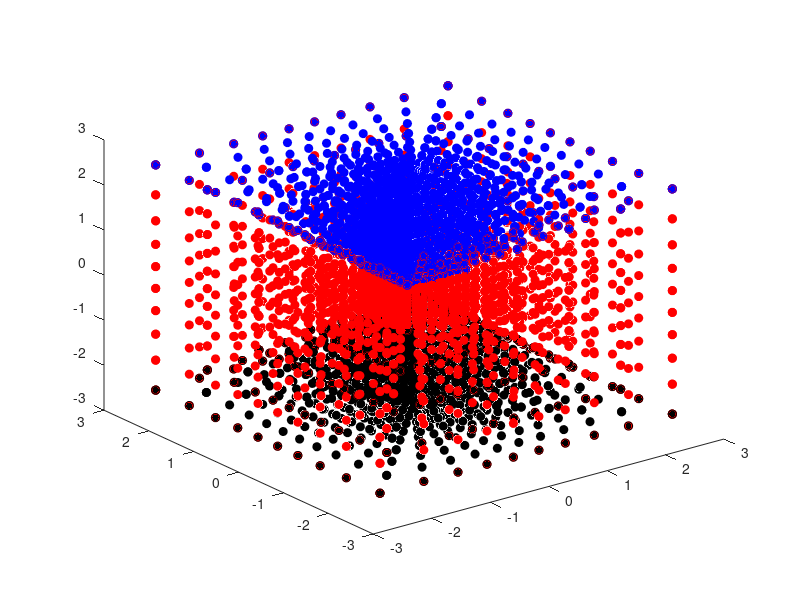

Write the MATLAB code that produced this figure.
function cube_integral_test

% This function creates a cube based in spherical co-ordinates and then
% plots in cartesian co-ordinates. The cube is divided into 4 pyramid. 
% Each pyramid has a top, middle and bottom component as per the figure.
% The script also uses a quadrature based method to verify the volume (element)
% using integration in the spherical co-ordinate system. 

% CONVENTION NOTE. Phi is azimuth angle measured in radians. Theta is
% elevation from negative Z axis. This convention is carried forward in
% sph2cart

phi_min   = [-pi/4 pi/4   3/4*pi 5/4*pi];
phi_max   = [pi/4  3/4*pi 5/4*pi 7/4*pi];
phi_mid   = [0     pi/2   pi     6/4*pi];

A         = 5;
S         = 10;
fun       = @(phi,theta,r) r.^2.*sin(theta);

%% Middle
theta_min = @(phi,pm) atan(sec(phi-pm)); 
theta_max = @(phi,pm) pi-atan(sec(phi-pm));
r         = @ (phi,theta,AA,pm) AA./(2.*cos(phi-pm).*sin(theta));

%% Top
theta_min_t = @(phi,pm) pi - atan(sec(phi-pm));
theta_max_t = pi;
r_t         = @ (phi,theta,AA) AA./(2.*cos(pi-theta));

%% Bottom

theta_min_b = 0;
theta_max_b = @(phi,pm) atan(sec(phi-pm));
r_b         = @ (phi,theta,AA) AA./(2.*cos(theta));

%%

figure;

for n = 1:numel(phi_min)
phi         = repmat(linspace(phi_min(n),phi_max(n),S),S,1);
theta_MIN   = theta_min(phi(1,:),phi_mid(n));
theta_MAX   = theta_max(phi(1,:),phi_mid(n));
       
theta_MIN_t = theta_min_t(phi(1,:),phi_mid(n));
theta_MAX_b = theta_max_b(phi(1,:),phi_mid(n));

thetas    = []; thetas_b = []; thetas_t = [];
for j     = 1:numel(theta_MIN)
          thetas   = [thetas,linspace(theta_MIN(j),theta_MAX(j),S)'];
          thetas_b = [thetas_b,linspace(theta_min_b,theta_MAX_b(j),S)'];
          thetas_t = [thetas_t,linspace(theta_MIN_t(j),theta_max_t,S)'];
end
%%
M       = v2mat(1:5,size(phi));
phi     = repmat(phi,[1 1 size(M,3)]);
thetas  = repmat(thetas,[1 1 size(M,3)]);
thetas_b  = repmat(thetas_b,[1 1 size(M,3)]);
thetas_t  = repmat(thetas_t,[1 1 size(M,3)]);

R         = r(phi,thetas,M,phi_mid(n));
R_t       = r_t(phi,thetas_t,M);
R_b       = r_b(phi,thetas_b,M);

[x,y,z]      = sph2cart(phi,thetas-pi/2,R);
[xt,yt,zt]   = sph2cart(phi,thetas_t-pi/2,R_t);
[xb,yb,zb]   = sph2cart(phi,thetas_b-pi/2,R_b);

plot3(x(:),y(:),z(:),'ro','MarkerFaceColor','r');hold on;
plot3(xt(:),yt(:),zt(:),'bo','MarkerFaceColor','b');hold on;
plot3(xb(:),yb(:),zb(:),'ko','MarkerFaceColor','k');hold on;

% verifies that the volume is indeed 1/4th that of a cube

QTm(n) = integral3(fun,phi_min(n),phi_max(n),@(phi) theta_min(phi,phi_mid(n)),@(phi) theta_max(phi,phi_mid(n)),0,@ (phi,theta) r(phi,theta,A,phi_mid(n)),'AbsTol',eps,'RelTol',1e-10);    
QTt(n) = integral3(fun,phi_min(n),phi_max(n),@(phi) theta_min_t(phi,phi_mid(n)),theta_max_t,0,@ (phi,theta) r_t(phi,theta,A),'AbsTol',eps,'RelTol',1e-10);    
QTb(n) = integral3(fun,phi_min(n),phi_max(n),theta_min_b,@(phi) theta_max_b(phi,phi_mid(n)),0,@ (phi,theta) r_b(phi,theta,A),'AbsTol',eps,'RelTol',1e-10);    

end
S = sum(QTm+QTb+QTt);
disp(['Total volume ' num2str(S)]);

function mat = v2mat(v,siz)
mat = [];
for n = 1:numel(v)
    mat = cat(numel(siz)+1,mat,repmat(v(n),siz));
end